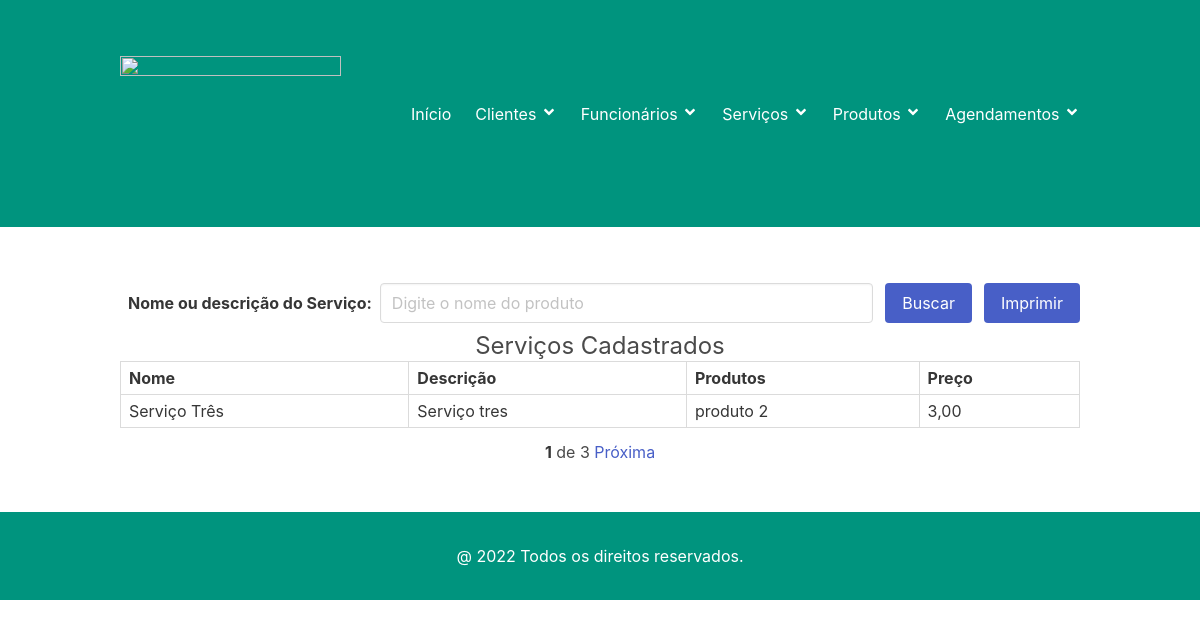
The page /servico on the database its author committed.
### servico/models.py (models this page shows, shortened)
class Servico(models.Model):
    nome = models.CharField('Nome', max_length=50, help_text='Nome completo')
    preco = models.DecimalField('Preço', max_digits=5, decimal_places=2, help_text='Preço do serviço')
    descricao = models.TextField('Descrição', max_length=300, help_text='Descrição e observações de serviços')
    produto = models.ManyToManyField('produto.Produto', through='produtoservico.ProdutoServico')
    @property
    def produtos(self):
        return ProdutoServico.objects.filter(servico=self)
    class Meta:
        verbose_name= 'Serviço'
        verbose_name_plural = 'Serviços'
        ordering = ['nome', ]

### produtoservico/models.py (models this page shows)
class ProdutoServico(models.Model):
    servico = models.ForeignKey('servico.Servico', verbose_name='Servico', help_text='Nome do serviço realizado',
                                on_delete=models.CASCADE, related_name='servico')
    produto = models.ForeignKey('produto.Produto', verbose_name='Produto', on_delete=models.CASCADE,
                                related_name='produto')
    qtd = models.DecimalField('Quantidade', max_digits=5, decimal_places=2)
    class Meta:
        verbose_name = 'Produto utilizado'
        verbose_name_plural ='Produtos utilizados'
    def __str__(self):
        return f'{self.produto}'

### produto/models.py (models this page shows)
class Produto(models.Model):
    nome = models.CharField('Nome', max_length=50, help_text='Nome do Produto')
    preco = models.DecimalField('Preço', max_digits=6, decimal_places=2, help_text='Preço do produto')
    fornecedor = models.CharField('Fornecedor', max_length=50, help_text='Nome do Fornecedor')
    quantidade = models.DecimalField('Quantidade', max_digits=5, decimal_places=2, help_text='Quantidade em estoque do produto')
    class Meta:
        verbose_name = 'Produto'
        verbose_name_plural = 'Produto'
        ordering = ['nome', ]
    def __str__(self):
        return self.nome

### servico/views.py (the view)
# urls.py: path('servico', ServicosView.as_view(), name='servico')
class ServicosView(ListView):
    model = Servico
    template_name = 'servicos.html'
    def get_queryset(self, *args, **kwargs):
        buscar = self.request.GET.get('buscar')
        qs = super(ServicosView, self).get_queryset(*args, **kwargs)
        if buscar:
            qs = qs.filter(Q(nome__icontains=buscar) | Q(descricao__icontains= buscar))
        paginator = Paginator(qs, 1)
        listagem = paginator.get_page(self.request.GET.get('page'))
        return listagem
    def get(self, *args, **kwargs):
        if self.request.GET.get('imprimir') == 'pdf':
            html_pdf = HtmlToPdf(arquivo='servico_pdf', qs=self.get_queryset())
            return html_pdf.response
        else:
            return super(ServicosView, self).get(*args, **kwargs)

### servico/templates/servicos.html (shortened to what this page needs)
{% extends "base.html" %}
{% load static %}
{% block content %}
<section class="section has-backgroud-link-light">
    <div class="container">
         <form id="formListaServicos" action="" method="GET">
            <div class="field is-grouped is-flex is-align-items-center is-flex-wrap-wrap">
                <label class="label p-2 mt-2">Nome ou descrição do Serviço: </label>
                <div class="control is-expanded">
                    <input class="input" type="text" name="buscar" value="{{request.GET.buscar}}"
                           placeholder="Digite o nome do produto">
                </div>
                <div class="control">
                    <button type="button" class="button is-link" onclick="geraPdf('', 'formListaServicos');">
                        Buscar
                    </button>
                </div>
                {% if object_list %}
                <div class="control">
                    <button type="button" class="button is-link" onclick="geraPdf('pdf', 'formListaServicos');">
                        Imprimir
                    </button>
                </div>
                {% endif %}
            </div>
        </form>
        {% if object_list %}
        <div style="text-align: center"><h1 class="subtitle is-size-4">Serviços Cadastrados</h1></div>
        <div class="table">
            <table class="table is-table is-bordered is-striped is-narrow is-hoverable is-fullwidth">
                <tr>
                    <th class="has-text-center">Nome</th>
                    <th class="has-text-center">Descrição</th>
                    <th class="has-text-center">Produtos</th>
                    <th class="has-text-center">Preço</th>
                </tr>
                <tbody>
                {% for servico in object_list %}
                    <tr>
                        <td>{{servico.nome}}</td>
                        <td>{{servico.descricao}}</td>
                        <td>
                            {% for produto in servico.produtos %}
                                {% if forloop.last %}
                                    {{ produto }}
                                {% else %}
                                    {{ produto }},
                                {% endif %}
                            {% endfor %}
                        </td>
                         <td>{{servico.preco}}</td>
                    </tr>
                {% endfor %}
                </tbody>
            </table>
        </div>
      {% else %}
          <h2> Não existe serviços cadastrados!</h2>
      {% endif %}
    </div>
    <div class="mt-3" style="text-align: center">
        <span class="step-links">
            <span class="current">
                <strong>{{ object_list.number }}</strong> de {{ object_list.paginator.num_pages }}
            </span>
            {% if object_list.has_next %}
            <a href="?page={{ object_list.next_page_number }}">Próxima</a>
            {% endif %}
        </span>
    </div>
</section>
{% endblock %}

### rows shown on the page
Servico: nome "Serviço Três", descricao "Serviço tres", preco "3,00"
ProdutoServico: produto.nome "produto 2"

### other values the page prints
{{ object_list.number }} "1"
{{ object_list.paginator.num_pages }} "3"
